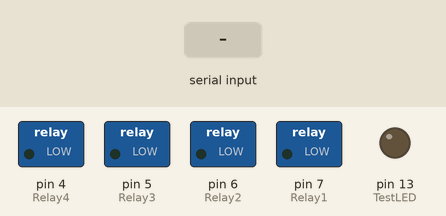
A sketch run on a simulated Arduino Uno, built with avr-gcc and run on an emulated ATmega328P. On the bench: switched loads named in the sketch (green lamp = pin HIGH), output pins drawn as LEDs (lit = HIGH). Inputs (shaded band) come from the test bench.

Above: at 1.2 s.
1.3 s: "B" received over Serial
At 2.6 s:
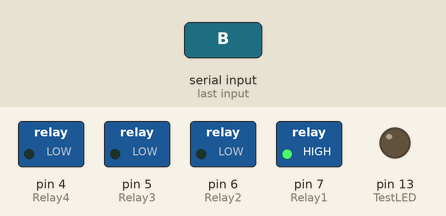
2.9 s: byte 72 (72) received over Serial
At 4.0 s:
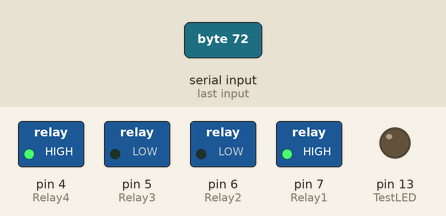
4.5 s: "A" received over Serial
At 5.2 s:
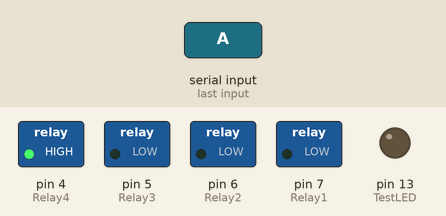
6.1 s: "D" received over Serial
At 7.4 s:
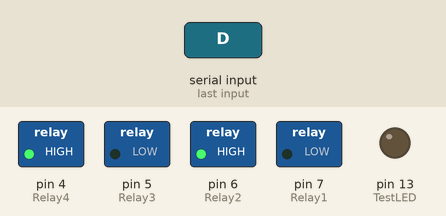
7.7 s: byte 71 (71) received over Serial
At 8.9 s:
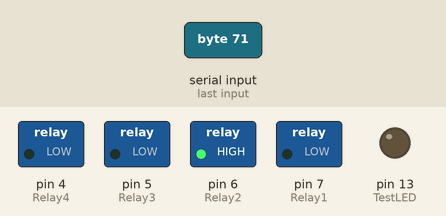
9.3 s: "F" received over Serial
At 10.1 s:
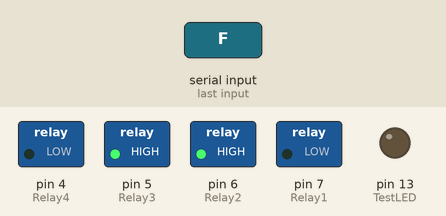
Timing chart, 0 to 11.9 s (numbered marks = the images above; inputs shaded):
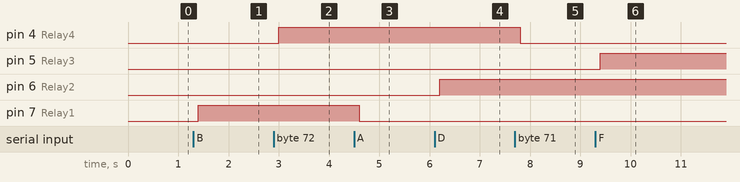

Measured:
- after the input at 1.3 s, pin 7 (Relay1): LOW → HIGH after 0.10 s
- after the input at 2.9 s, pin 4 (Relay4): LOW → HIGH after 0.10 s
- after the input at 4.5 s, pin 7 (Relay1): HIGH → LOW after 0.10 s
- after the input at 6.1 s, pin 6 (Relay2): LOW → HIGH after 0.10 s
- after the input at 7.7 s, pin 4 (Relay4): HIGH → LOW after 0.10 s
- after the input at 9.3 s, pin 5 (Relay3): LOW → HIGH after 0.10 s

The sketch:

V1.ino
```cpp
// https://www.seeedstudio.com/Relay-Shield-v3-0.html
// https://wiki.seeedstudio.com/Relay_Shield_v3/

// Digital 4 – controls RELAY4’s COM4 pin (located in J4)
// Digital 5 – controls RELAY3’s COM3 pin (located in J3)
// Digital 6 – controls RELAY2’s COM2 pin (located in J2)
// Digital 7 – controls RELAY1’s COM1 pin (located in J1)

#define Relay1 7
#define Relay2 6
#define Relay3 5
#define Relay4 4
#define TestLED 13

void setup()
{
  pinMode(Relay1, OUTPUT);
  pinMode(Relay2, OUTPUT);
  pinMode(Relay3, OUTPUT);
  pinMode(Relay4, OUTPUT);
  pinMode(TestLED, OUTPUT);

  Serial.begin(9600);
}

// ascii values A 65, B 66, C67, D 68, E 69, F70, G71, H 72

void loop()
{
  // Each relay status is controlled by unique byte sent over serial
  // makes sure to remove newline characters when sending commands e.g. with println

  byte InputStatus = 0;
  if (Serial.available() > 0)
  {
    InputStatus = Serial.read(); // reads one byte of incoming data
  }

// Relay 1 control characters
if (InputStatus == 65) // A
{
  digitalWrite(Relay1, LOW);
  //digitalWrite(TestLED, LOW);
}
if (InputStatus == 66) // B
{
  digitalWrite(Relay1, HIGH);
  //digitalWrite(TestLED, HIGH);
}

// Relay 2 control characters
if (InputStatus == 67) // C
{
  digitalWrite(Relay2, LOW);
}
if (InputStatus == 68) // D
{
  digitalWrite(Relay2, HIGH);
}

// Relay 3 control characters
if (InputStatus == 69) // E
{
  digitalWrite(Relay3, LOW);
}
if (InputStatus == 70) // F
{
  digitalWrite(Relay3, HIGH);
}

// Relay 4 control characters
if (InputStatus == 71) // G
{
  digitalWrite(Relay4, LOW);
}
if (InputStatus == 72) // H
{
  digitalWrite(Relay4, HIGH);
}

  delay(200);

}
```
